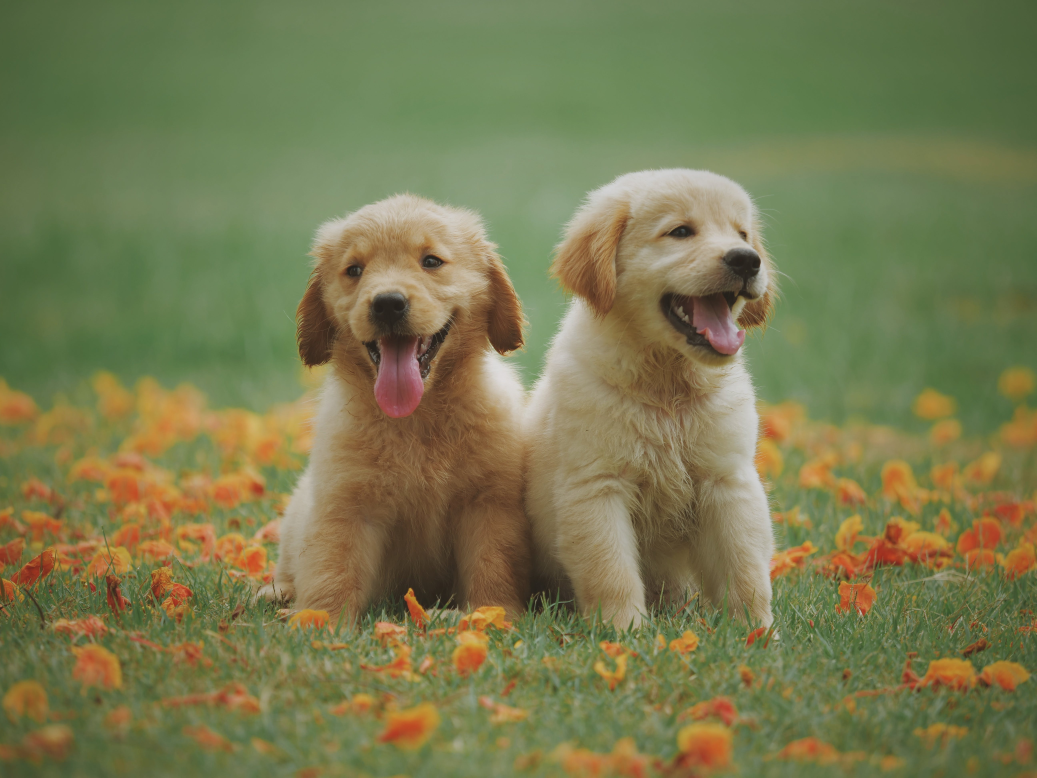
#> input picture src/data/2.jpeg, 5184 x 3888 px (shown at 1/5 size)
$ python image.py
#> lines starting #> are read from the running program, lines starting #| are printed output that depends on the picture
### src/rlwe_concept.py
import numpy as np


class RingLWECrypto:
    def __init__(self, n, q, sigma):
        self.n = n  # Polynomial degree
        self.q = q  # Modulus
        self.sigma = sigma # Gaussian rate
        self.secret_key = self._generate_secret_key()

    def _generate_secret_key(self):
        """Generates a more complex secret key for the Ring-LWE encryption."""
        # Example: Using a combination of random polynomials
        key_part1 = np.random.randint(0, self.q, self.n)
        key_part2 = np.random.randint(0, self.q, self.n)
        secret_key = (key_part1 + key_part2) % self.q
        return secret_key

    def _add_noise(self, message):
        """Adds Gaussian noise to a message.

        Args:
            message (np.array): The original message as a numpy array.
            sigma (float): The standard deviation of the Gaussian noise.

        Returns:
            np.array: The message with Gaussian noise added.
        """
        noise = np.random.normal(0, self.sigma, size=message.shape)
        noisy_message = (message + noise) % self.q  # Assume q is the modulus for your Ring-LWE scheme
        return noisy_message

    def _polynomial_multiplication(self, a, b):
        """Performs polynomial multiplication under the given modulus."""
        return np.fft.ifft(np.fft.fft(a) * np.fft.fft(b)).real.astype(int) % self.q

    def encrypt(self, message):
        """
        Encrypts a message using the Ring-LWE scheme, incorporating enhanced complexity
        through polynomial operations and noise addition.

        Parameters:
        - message: The plaintext message to be encrypted, represented as a polynomial.

        Returns:
        - a tuple of (a, encrypted_message), where 'a' is a randomly chosen polynomial
          and 'encrypted_message' is the resulting encrypted message after applying
          the Ring-LWE encryption process.
        """
        # Randomly choose a polynomial 'a' from a uniform distribution over Z_q
        a = np.random.randint(0, self.q, self.n)

        # Encode the message with noise for security enhancement
        encoded_message = self._add_noise(message)

        # Perform polynomial multiplication between 'a' and the secret key,
        # then add the encoded message
        encrypted_message = self._polynomial_multiplication(a, self.secret_key) + encoded_message

        # Ensure the encrypted message is within the field by taking modulo q
        encrypted_message = encrypted_message % self.q

        return a, encrypted_message

    def decrypt(self, a, encrypted_message):
        """Decrypts an encrypted message using the Ring-LWE scheme."""
        # Decrypt the message
        s_times_a = self._polynomial_multiplication(a, self.secret_key)
        decoded_message = (encrypted_message - s_times_a + self.q) % self.q

        # Correct the decoded message assuming values were initially between 0 and 255
        decoded_message = np.where(decoded_message < self.n, decoded_message, decoded_message - self.q)

        return decoded_message

### src/image.py
from PIL import Image
import numpy as np

from rlwe_concept import RingLWECrypto

# Assuming the RingLWECrypto class is defined as in the previous example

# Process the image
input_image_path = "data/2.jpeg"  # Update this path
encrypted_output_path = "data/encrypted_output.jpg"  # Update this path
decrypted_output_path = "data/decrypted_output.jpg"  # Update this path

# Initialize the Ring-LWE crypto system (using previously defined parameters)
crypto = RingLWECrypto(n=128, q=7681, sigma=1)


# Redefining the image processing functions from the provided scripts
def load_image(image_path, new_width):
    """Loads an image in color and resizes it while maintaining aspect ratio."""
    with Image.open(image_path) as img:
        # Maintain aspect ratio
        aspect_ratio = img.height / img.width
        new_height = int(new_width * aspect_ratio)

        # Resize image without converting to grayscale
        img_resized = img.resize((new_width, new_height))
        img_array = np.asarray(img_resized)

    return img_array


def save_image(image_array, output_path):
    """Saves a numpy array as a color image."""
    # Determine the mode based on the shape of the array
    if len(image_array.shape) == 3 and image_array.shape[2] == 3:
        mode = 'RGB'  # Color image
    else:
        mode = 'L'  # Grayscale image
    img = Image.fromarray(image_array.astype(np.uint8), mode=mode)
    img.save(output_path)


def process_and_save_encrypted_image(image_path, encrypted_output_path, decrypted_output_path, crypto):
    # Load the original image without resizing to get original dimensions
#> called with image_path = 'data/2.jpeg', encrypted_output_path = 'data/encrypted_output.jpg', decrypted_output_path = 'data/decrypted_output.jpg'
    with Image.open(image_path) as orig_img:
#> orig_img is the input picture: PIL image 5184x3888 RGB; mean R, G, B 120.6, 121.8, 79.6
        orig_size = orig_img.size  # Store the original size
#> orig_size = (5184, 3888)

    # Load the image in color and resize it to match crypto.n width
    img_array = load_image(image_path, new_width=crypto.n)
#> in load_image, `img_resized = img.resize((new_width, new_height))`:
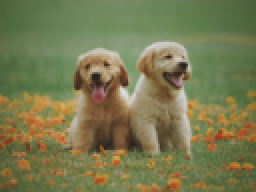
#> img_resized: PIL image 128x96 RGB (shown 2 times larger); mean R, G, B 120.6, 121.8, 79.7

    encrypted_image = np.zeros_like(img_array)  # To store the encrypted pixels
    decrypted_image = np.zeros_like(img_array)  # Ensures the output image has the same dimensions

    # To keep track of 'a' values for decryption verification
    a_values = []

    # Process each color channel separately
    for channel in range(img_array.shape[-1]):  # Assuming the last dimension is color channels
        for i, row in enumerate(img_array[:, :, channel]):
            a, encrypted_row = crypto.encrypt(row)
            encrypted_image[i, :, channel] = encrypted_row
            a_values.append(a)

            decrypted_row = crypto.decrypt(a, encrypted_row)
            decrypted_image[i, :, channel] = decrypted_row
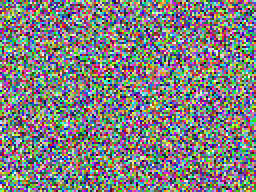
#> encrypted_image: shape (96, 128, 3) (shown 2 times larger); mean of channels 0, 1, 2 128, 127.1, 127.9; drawn as R, G, B

    # Resize the decrypted image back to the original size
    decrypted_image = np.array(Image.fromarray(decrypted_image).resize(orig_size, Image.LANCZOS))

    # Save the encrypted and decrypted images
    save_image(encrypted_image, encrypted_output_path)
    save_image(decrypted_image, decrypted_output_path)


process_and_save_encrypted_image(input_image_path, encrypted_output_path, decrypted_output_path, crypto)

$ run again, with src/data/input.jpg copied over src/data/2.jpeg
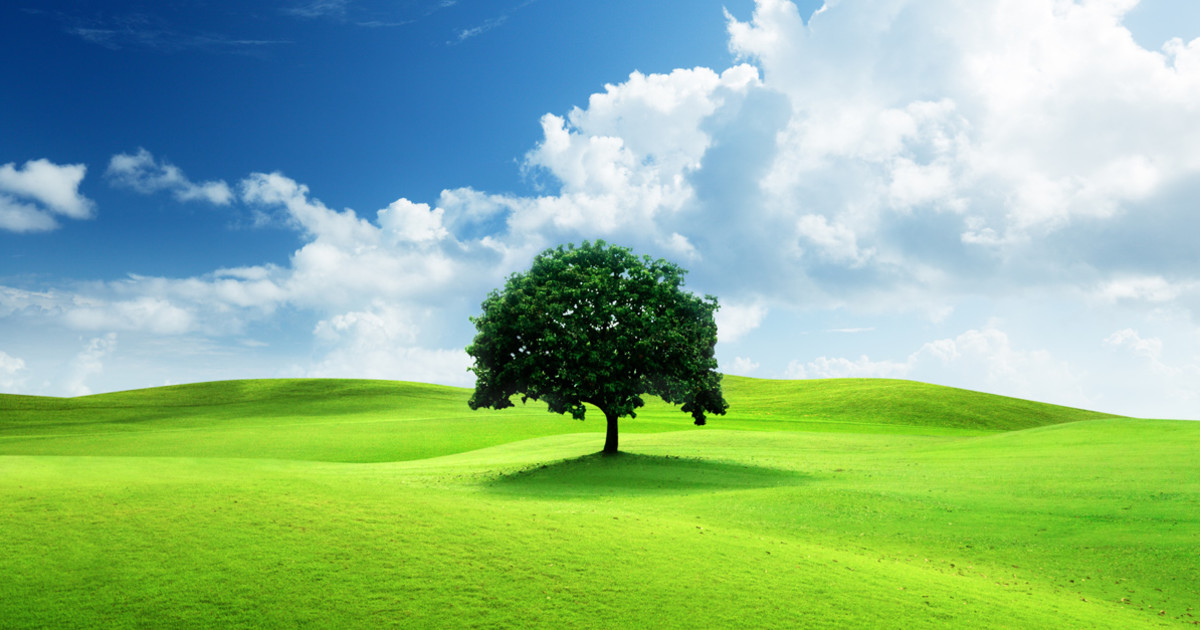
#> input picture src/data/input.jpg, 1200 x 630 px
#> in process_and_save_encrypted_image, orig_img is the input picture: PIL image 1200x630 RGB; mean R, G, B 139.6, 183.3, 139.7
#> after the loop in process_and_save_encrypted_image, `for channel in range(img_array.shape[-1]):`:
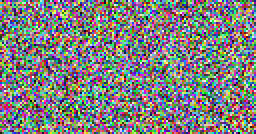
#> encrypted_image: shape (67, 128, 3) (shown 2 times larger); mean of channels 0, 1, 2 127.3, 127.4, 126.9; drawn as R, G, B
#> in save_image (call 2), `img = Image.fromarray(image_array.astype(np.uint8), mode=mode)`:
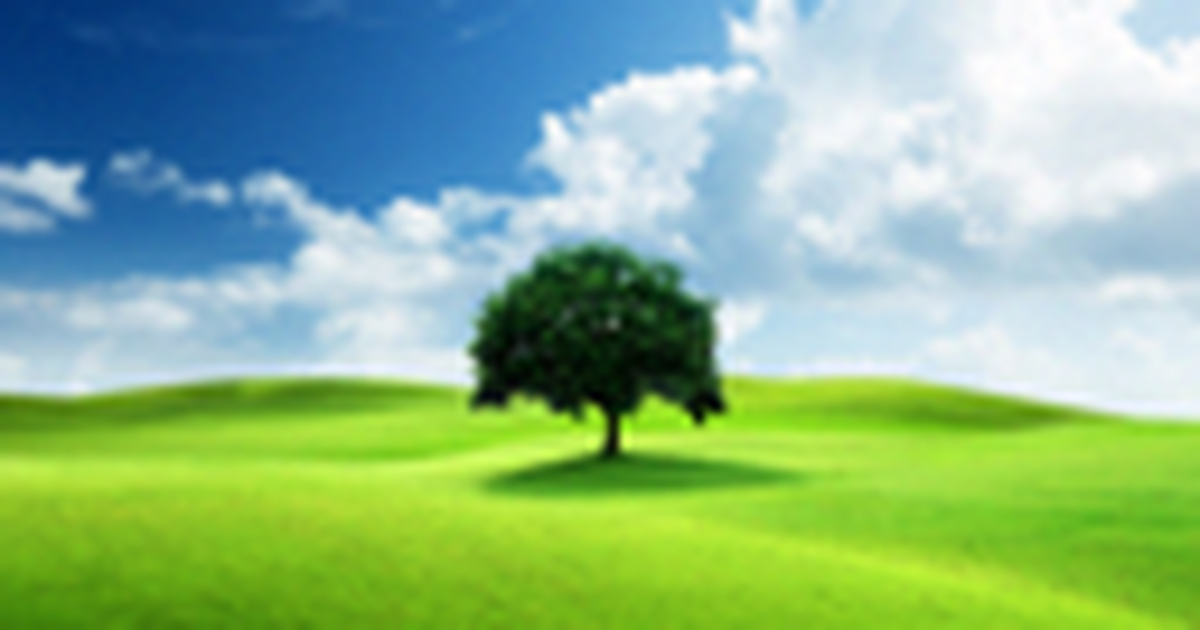
#> img: PIL image 1200x630 RGB; mean R, G, B 139.1, 182.9, 139.2
